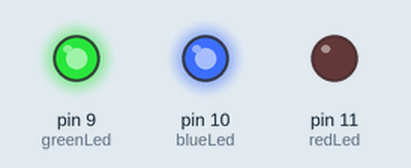
The sketch below on a simulated Arduino Uno, built with avr-gcc and run on an emulated ATmega328P. On the bench: output pins drawn as LEDs (lit = HIGH).

Above: at 0.2 s.
At 1.2 s:
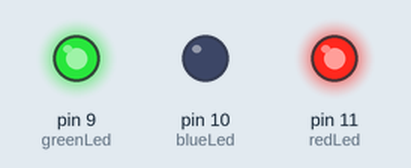
At 1.7 s:
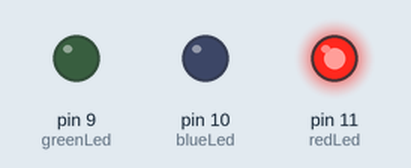
At 3.2 s:
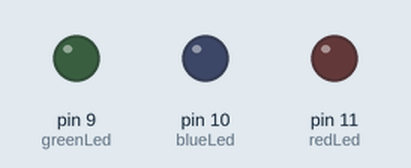
At 5.7 s:
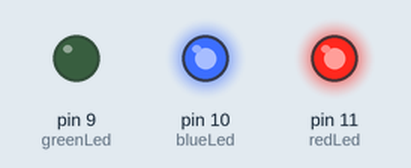
At 7.7 s:
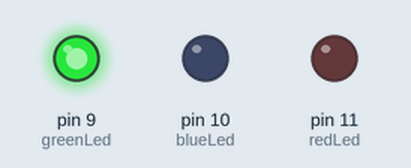
Timing chart, 0 to 8.1 s (numbered marks = the images above):
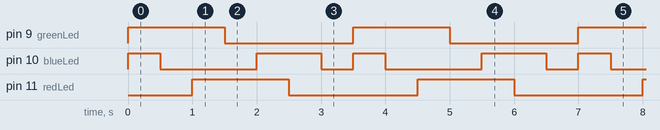

The sketch:

02_03.ino
```cpp
int redLed = 11;
int blueLed = 10;
int greenLed = 9;

void setup()
{
  pinMode(redLed, OUTPUT);
  pinMode(blueLed, OUTPUT);
  pinMode(greenLed, OUTPUT);
}

void loop()
{
  setColor(255, 0, 0); // Red
  delay(500);
  setColor(255, 0, 255); // Magenta
  delay(500);
  setColor(0, 0, 255); // Blue
  delay(500);
  setColor(0, 255, 255); // Cyan
  delay(500);
  setColor(0, 255, 0); // Green
  delay(500);
  setColor(255, 255, 0); // Yellow
  delay(500);
  setColor(255, 255, 255); // White
  delay(500);
}

void setColor(int red, int green, int blue)
{
  // For common anode LED, we need to substract value from 255.
  red = 255 - red;
  green = 255 - green;
  blue = 255 - blue;
  analogWrite(redLed, red);
  analogWrite(greenLed, green);
  analogWrite(blueLed, blue);
}
```

Measured:
- by itself, pin 9 (greenLed), pin 11 (redLed): alternates HIGH for 1.5 s and LOW for 2.0 s
- by itself, pin 10 (blueLed): repeats every 3.5 s: LOW 1.5 s, HIGH 1.0 s, LOW 0.50 s, HIGH 0.50 s
- by itself, everything shown: repeats every 3.5 s, in 7 steps
